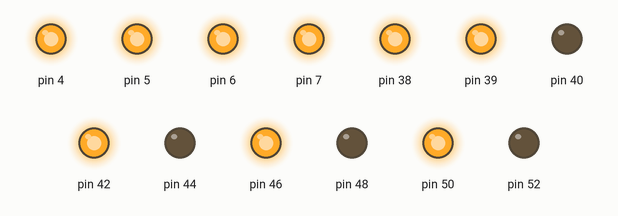
The sketch below on a simulated Arduino Mega 2560, built with avr-gcc and run on an emulated ATmega2560. Parts: output pins drawn as LEDs (lit = HIGH).

Above: at 0.5 s.
At 1.5 s:
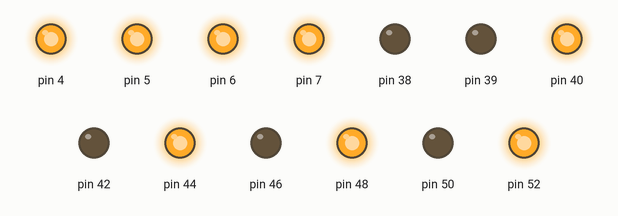
Timing chart, 0 to 3.0 s (numbered marks = the images above):
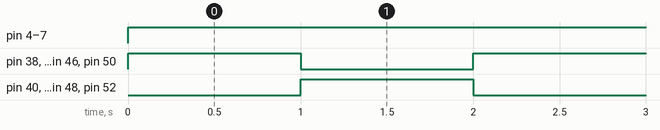

Measured:
- by itself, pin 4–7: LOW → HIGH at 0.00 s
- by itself, pin 38–40, pin 42, pin 44, pin 46, pin 48, pin 50, pin 52: alternates HIGH for 1.0 s and LOW for 1.0 s

The sketch:

MegaDock_V2.3.ino
```cpp
void setup()
{
  pinMode(4, OUTPUT); pinMode(46, OUTPUT); pinMode(48, OUTPUT);
  pinMode(5, OUTPUT); pinMode(50, OUTPUT); pinMode(52, OUTPUT);
  pinMode(6, OUTPUT); pinMode(38, OUTPUT); pinMode(40, OUTPUT);
  pinMode(7, OUTPUT); pinMode(42, OUTPUT); pinMode(44, OUTPUT);

  pinMode(39, OUTPUT);
}

void loop()
{
  digitalWrite(4, HIGH);
  digitalWrite(46, HIGH); digitalWrite(48, LOW);
  digitalWrite(5, HIGH);
  digitalWrite(50, HIGH); digitalWrite(52, LOW);
  digitalWrite(6, HIGH);
  digitalWrite(38, HIGH); digitalWrite(40, LOW);
  digitalWrite(7, HIGH);
  digitalWrite(42, HIGH); digitalWrite(44, LOW);

  digitalWrite(39, HIGH); delay(1000);

  digitalWrite(4, HIGH);
  digitalWrite(46, LOW); digitalWrite(48, HIGH);
  digitalWrite(5, HIGH);
  digitalWrite(50, LOW); digitalWrite(52, HIGH);
  digitalWrite(6, HIGH);
  digitalWrite(38, LOW); digitalWrite(40, HIGH);
  digitalWrite(7, HIGH);
  digitalWrite(42, LOW); digitalWrite(44, HIGH);

  digitalWrite(39, LOW); delay(1000);
}
```
